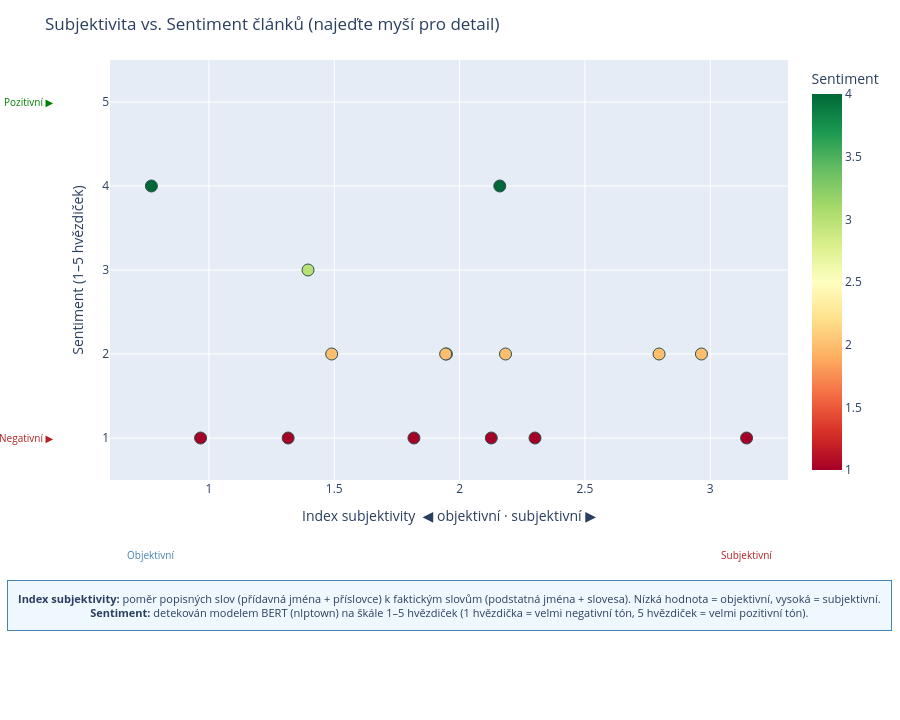

Here is the notebook cell this chart was saved with:
### Markdown cell above
### 5. Dashboarding — Interaktivní vizualizace (Plotly)

Scatter plot **Subjektivita vs. Sentiment** — každý bod je jeden článek. Najeďte myší pro zobrazení titulku a klíčových slov.

### Code cell
import plotly.express as px
import pandas as pd

if 'articles_df' in locals() and 'subjectivity_index' in articles_df.columns and 'sentiment_label' in articles_df.columns:

    def label_to_numeric(label):
        try:
            return int(str(label).split()[0])
        except (ValueError, IndexError):
            return None

    plot_df = articles_df.copy()
    plot_df['sentiment_numeric'] = plot_df['sentiment_label'].apply(label_to_numeric)

    subjectivity_col = 'refined_bias_corpus_score' if 'refined_bias_corpus_score' in plot_df.columns else \
                       'refined_bias_score'         if 'refined_bias_score'         in plot_df.columns else \
                       'subjectivity_index'

    plot_df['hover_keywords'] = plot_df['top_keywords'] if 'top_keywords' in plot_df.columns else ''
    plot_df = plot_df.dropna(subset=[subjectivity_col, 'sentiment_numeric'])

    x_min = plot_df[subjectivity_col].min()
    x_max = plot_df[subjectivity_col].max()

    fig = px.scatter(
        plot_df,
        x=subjectivity_col,
        y='sentiment_numeric',
        hover_name='title',
        hover_data={'hover_keywords': True, subjectivity_col: ':.3f', 'sentiment_numeric': True},
        color='sentiment_numeric',
        color_continuous_scale='RdYlGn',
        labels={
            subjectivity_col: 'Index subjektivity',
            'sentiment_numeric': 'Sentiment (1–5 hvězdiček)',
            'hover_keywords': 'Klíčová slova',
        },
        title='Subjektivita vs. Sentiment článků (najeďte myší pro detail)',
    )

    fig.update_traces(marker=dict(size=12, line=dict(width=1, color='DarkSlateGrey')))

    fig.update_layout(
        xaxis_title='Index subjektivity  ◀ objektivní · subjektivní ▶',
        yaxis_title='Sentiment (1–5 hvězdiček)',
        yaxis=dict(tickmode='linear', tick0=1, dtick=1, range=[0.5, 5.5]),
        coloraxis_colorbar=dict(title='Sentiment'),
        hovermode='closest',
        height=720,
        # Large left margin so Y labels aren't clipped; large bottom for explanation box
        margin=dict(t=60, b=240, l=110, r=80),
        annotations=[
            # X-axis endpoint labels
            dict(text='Objektivní', xref='x', yref='paper',
                 x=x_min, y=-0.20, showarrow=False,
                 font=dict(size=10, color='steelblue'), align='center'),
            dict(text='Subjektivní', xref='x', yref='paper',
                 x=x_max, y=-0.20, showarrow=False,
                 font=dict(size=10, color='firebrick'), align='center'),
            # Y-axis endpoint labels — placed just inside the left margin
            dict(text='Pozitivní ▶', xref='paper', yref='y',
                 x=-0.08, y=5, showarrow=False,
                 font=dict(size=10, color='green'), align='right', xanchor='right'),
            dict(text='Negativní ▶', xref='paper', yref='y',
                 x=-0.08, y=1, showarrow=False,
                 font=dict(size=10, color='firebrick'), align='right', xanchor='right'),
            # Explanation box — two lines, centered below the chart
            dict(
                text=(
                    "<b>Index subjektivity:</b> poměr popisných slov (přídavná jména + příslovce) "
                    "k faktickým slovům (podstatná jména + slovesa). Nízká hodnota = objektivní, vysoká = subjektivní.<br>"
                    "<b>Sentiment:</b> detekován modelem BERT (nlptown) na škále 1–5 hvězdiček "
                    "(1 hvězdička = velmi negativní tón, 5 hvězdiček = velmi pozitivní tón)."
                ),
                xref='paper', yref='paper',
                x=0.5, y=-0.36,
                showarrow=False,
                align='center',
                bgcolor='rgba(240,248,255,0.95)',
                bordercolor='steelblue',
                borderwidth=1,
                borderpad=10,
                font=dict(size=11),
            ),
        ],
    )

    fig.show()
else:
    print("Chybí potřebné sloupce (subjectivity_index, sentiment_label). Spusťte nejprve buňky 28 a 30.")

### Figure 1 — Plotly figure (JSON) as saved in the notebook; plotly's stock layout.template omitted (floating-point values rounded to 4 significant figures)
{"data": [{"customdata": [["fotbalové, vás, zejména, reportéra, soutěžích"], ["čt, moravec, projekt, václav, pořadu"], ["moře, velryba, pondělí, vody, přimět"], ["let, stanovištích, děti, kontrolních, íránských"], ["jeho, připomínat, píše, donald, mohla"], ["odpovědi, agrese, nedělají, jaká, ruské"], ["proti, vakcíny, buňky, vakcína, očkování"], ["kolem, kč, ropy, ropa, pětina"], ["války, ráno, role, slibem, prezident"], ["poradenství, právní, azylových, zařízeních, advokátní"], ["zastavila, roky, sešly, předsedů, rusku"], ["sobě, soužití, připoutala, starodávné, přisýpá"], ["společnost, fico, robert, slovensko, česká"], ["různých, soudce, soudu, respektive, zaživa"], ["dětí, let, roce, procent, kalíšková"]], "hovertemplate": "<b>%{hovertext}</b><br><br>Index subjektivity=%{x:.3f}<br>Sentiment (1–5 hvězdiček)=%{marker.color}<br>Klíčová slova=%{customdata[0]}<extra></extra>", "hovertext": ["Jak se podvádí ve fotbale a proč Maďaři mlčí", "Václav Moravec naznačil svoje plány. Inspiraci hledá u slovenského kolegy", "Velryba na severu Německa uvázla potřetí", "V íránských milicích slouží i děti", "Hodně zlata, letadlo a jeho jméno na vrcholu. Trump ukázal návrh své knihovny", "Glosa: Pocit bezpečí u nás mizí. Babišovi hrozí, že selže jako Beneš", "U vakcín vůbec nejde o minulost. To nejlepší totiž teprve přichází", "Komentář: Přes 50 korun nejede vlak. Ale vážně je to tak šílená cena?", "Válečný prezident Trump se historicky vymyká svým předchůdcům", "Za právní pomoc pro cizince zaplatí stát víc. Vnitro přitom mělo na výběr", "Babiše s Ficem vítal protest i hejtman s chlebem. Pak podepsali memorandum", "Recenze: Není to obvyklé divadlo. Ve starodávné kuchyni herci vaří a vyprávějí", "Slováci se normalizují v přímém přenosu, je to varování pro Česko, říká expert", "Česko nebude Divokým východem. Další soud se tvrdě postavil k brutálnímu činu", "„Hlavně nezavírat školky.“ Narodilo se nejméně dětí v moderní historii"], "legendgroup": "", "marker": {"color": [4, 2, 2, 1, 4, 2, 2, 1, 1, 1, 1, 3, 2, 1, 2], "coloraxis": "coloraxis", "line": {"color": "DarkSlateGrey", "width": 1}, "size": 12, "symbol": "circle"}, "mode": "markers", "name": "", "orientation": "v", "showlegend": false, "type": "scatter", "x": [2.16, 2.183, 1.947, 1.316, 0.7706, 1.49, 1.944, 1.818, 3.145, 2.126, 0.9667, 1.395, 2.965, 2.301, 2.796], "xaxis": "x", "y": [4, 2, 2, 1, 4, 2, 2, 1, 1, 1, 1, 3, 2, 1, 2], "yaxis": "y"}], "layout": {"annotations": [{"align": "center", "font": {"color": "steelblue", "size": 10}, "showarrow": false, "text": "Objektivní", "x": 0.7706, "xref": "x", "y": -0.2, "yref": "paper"}, {"align": "center", "font": {"color": "firebrick", "size": 10}, "showarrow": false, "text": "Subjektivní", "x": 3.145, "xref": "x", "y": -0.2, "yref": "paper"}, {"align": "right", "font": {"color": "green", "size": 10}, "showarrow": false, "text": "Pozitivní ▶", "x": -0.08, "xanchor": "right", "xref": "paper", "y": 5, "yref": "y"}, {"align": "right", "font": {"color": "firebrick", "size": 10}, "showarrow": false, "text": "Negativní ▶", "x": -0.08, "xanchor": "right", "xref": "paper", "y": 1, "yref": "y"}, {"align": "center", "bgcolor": "rgba(240,248,255,0.95)", "bordercolor": "steelblue", "borderpad": 10, "borderwidth": 1, "font": {"size": 11}, "showarrow": false, "text": "<b>Index subjektivity:</b> poměr popisných slov (přídavná jména + příslovce) k faktickým slovům (podstatná jména + slovesa). Nízká hodnota = objektivní, vysoká = subjektivní.<br><b>Sentiment:</b> detekován modelem BERT (nlptown) na škále 1–5 hvězdiček (1 hvězdička = velmi negativní tón, 5 hvězdiček = velmi pozitivní tón).", "x": 0.5, "xref": "paper", "y": -0.36, "yref": "paper"}], "coloraxis": {"colorbar": {"title": {"text": "Sentiment"}}, "colorscale": [[0, "rgb(165,0,38)"], [0.1, "rgb(215,48,39)"], [0.2, "rgb(244,109,67)"], [0.3, "rgb(253,174,97)"], [0.4, "rgb(254,224,139)"], [0.5, "rgb(255,255,191)"], [0.6, "rgb(217,239,139)"], [0.7, "rgb(166,217,106)"], [0.8, "rgb(102,189,99)"], [0.9, "rgb(26,152,80)"], [1, "rgb(0,104,55)"]]}, "height": 720, "hovermode": "closest", "legend": {"tracegroupgap": 0}, "margin": {"b": 240, "l": 110, "r": 80, "t": 60}, "title": {"text": "Subjektivita vs. Sentiment článků (najeďte myší pro detail)"}, "xaxis": {"anchor": "y", "domain": [0, 1], "title": {"text": "Index subjektivity  ◀ objektivní · subjektivní ▶"}}, "yaxis": {"anchor": "x", "domain": [0, 1], "dtick": 1, "range": [0.5, 5.5], "tick0": 1, "tickmode": "linear", "title": {"text": "Sentiment (1–5 hvězdiček)"}}}}
